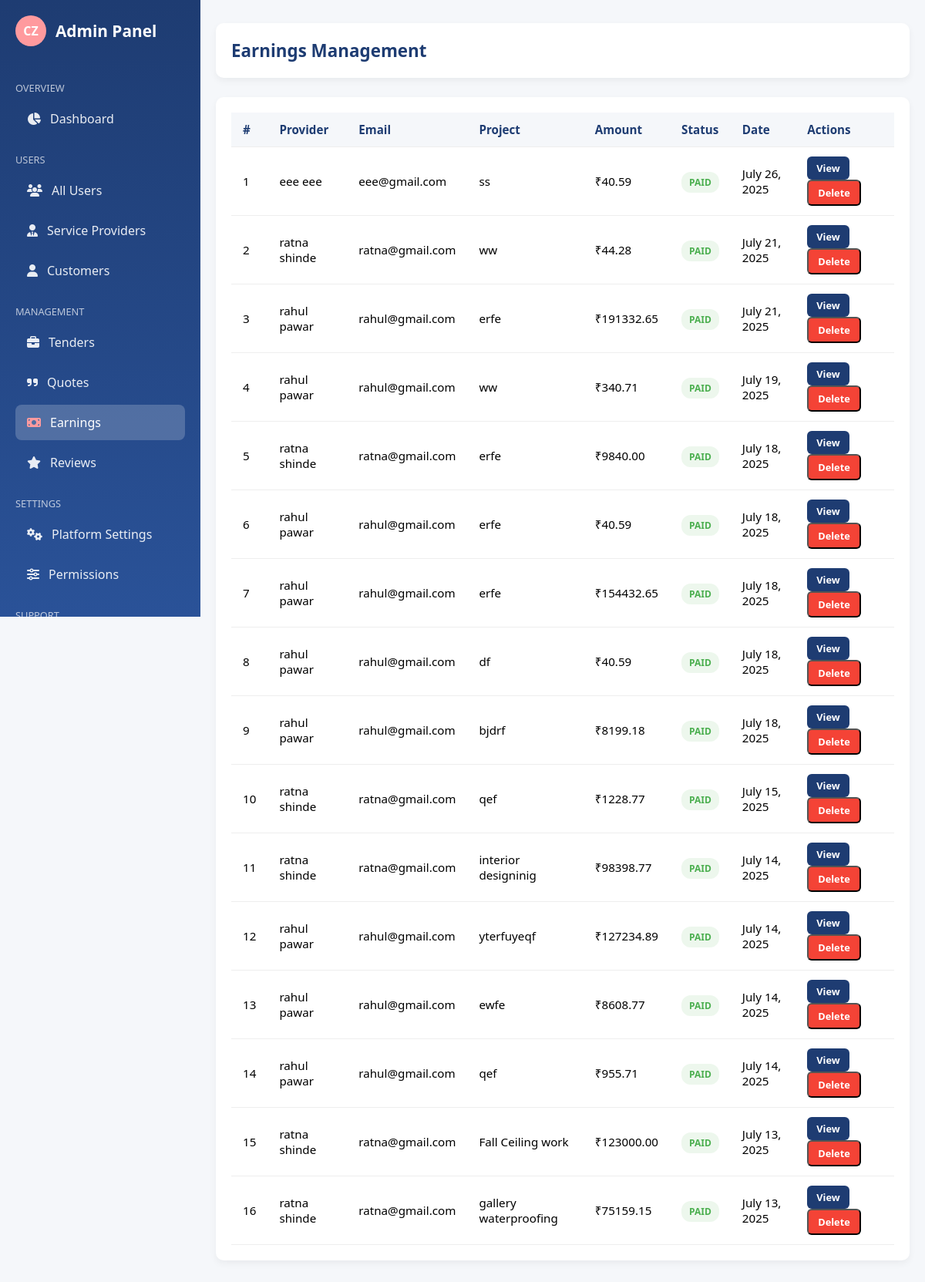
The app's page /admin_earnings/ (signed in) with its own data.
### CommissionZeroApp/models.py (models this page shows, shortened)
class Earning(models.Model):
    provider = models.ForeignKey(User, on_delete=models.CASCADE)
    amount = models.DecimalField(max_digits=10, decimal_places=2)
    project_name = models.CharField(max_length=255)
    client_name = models.CharField(max_length=255)
    status = models.CharField(max_length=20, choices=[('Paid', 'Paid'), ('Pending', 'Pending'), ('Failed', 'Failed')])
    date = models.DateField(auto_now_add=True)

### CommissionZeroApp/views.py (the view)
# urls.py: path('admin_earnings/', views.admin_earnings, name='admin_earnings'),
@role_required(['admin'])
@login_required
def admin_earnings(request):
    earnings = Earning.objects.all().order_by('-date')
    context = {
        'earnings': earnings
    }
    return render(request, 'CommissionZeroApp/admin/admin_earnings.html', context)

### CommissionZeroApp/context_processors.py (called while the page is built)
def provider_avg_rating(request):
    if request.user.is_authenticated and hasattr(request.user, 'role') and request.user.role == 'provider':
        avg_rating = Review.objects.filter(provider=request.user).aggregate(avg=Avg('rating'))['avg']
        return {'avg_rating': round(avg_rating or 0, 1)}
    return {}

### CommissionZeroApp/templates/CommissionZeroApp/admin/admin_earnings.html (shortened to what this page needs)
{% block content %}
{% load static %}
<!DOCTYPE html>
<html lang="en">
<head>
    <link rel="stylesheet" href="{% static 'css/admin/admin_earnings.css' %}">
    <link rel="stylesheet" href="https://cdnjs.cloudflare.com/ajax/libs/font-awesome/6.4.0/css/all.min.css">
</head>
<body>
{% include "sidebar_admin.html" %}
<div class="main-content">
    <div class="admin-navbar">
        <h2>Earnings Management</h2>
    </div>
    <div class="earnings-section">
        <table class="earnings-table">
            <thead>
                <tr>
                    <th>#</th>
                    <th>Provider</th>
                    <th>Email</th>
                    <th>Project</th>
                    <th>Amount</th>
                    <th>Status</th>
                    <th>Date</th>
                    <th>Actions</th>
                </tr>
            </thead>
            <tbody>
                {% for earning in earnings %}
                <tr>
                    <td>{{ forloop.counter }}</td>
                    <td>{{ earning.provider.get_full_name|default:earning.provider.username }}</td>
                    <td>{{ earning.provider.email }}</td>
                    <td>{{ earning.project_name }}</td>
                    <td>₹{{ earning.amount }}</td>
                    <td>
                        <span class="status {{ earning.status|lower }}">{{ earning.status }}</span>
                    </td>
                    <td>{{ earning.date }}</td>
                    <td>
                        <a href="{% url 'admin_earnings_detail' earning.provider.id %}" class="btn view">View</a>
                        <form method="POST" action="{% url 'delete_earning' earning.id %}" style="display:inline;" onsubmit="return confirm('Are you sure you want to delete this earning?');">
                            <button type="submit" class="btn delete">Delete</button>
                        </form>
                    </td>
                </tr>
                {% empty %}
                <tr><td colspan="8" style="text-align: center;">No earnings yet.</td></tr>
                {% endfor %}
            </tbody>
        </table>
    </div>
</div>
</body>
</html>
{% endblock %}

### static/css/admin/admin_earnings.css (style rules this page uses)
:root { --primary: #1e3c72; --secondary: #2a5298; --light: #f5f7fa; --dark: #2d2d2d; --success: #4caf50; --warning: #ffc107; --danger: #f44336; }
* { box-sizing: border-box; margin: 0; padding: 0; font-family: 'Segoe UI', sans-serif; }
body { background: var(--light); display: flex; min-height: 100vh; }
.main-content { margin-left: 260px; padding: 30px 20px 60px; width: 100%; }
.admin-navbar { background: white; padding: 20px; border-radius: 10px; box-shadow: 0 4px 10px rgba(0,0,0,0.05); margin-bottom: 25px; }
.admin-navbar h2 { font-size: 1.4rem; color: var(--primary); }
.earnings-section { background: white; padding: 20px; border-radius: 10px; box-shadow: 0 4px 10px rgba(0,0,0,0.05); overflow-x: auto; }
.earnings-table { width: 100%; border-collapse: collapse; min-width: 800px; }
.earnings-table th, .earnings-table td { text-align: left; padding: 12px 15px; border-bottom: 1px solid #eee; font-size: 0.95rem; }
.earnings-table th { background-color: var(--light); color: var(--primary); }
.status { padding: 5px 10px; border-radius: 12px; font-size: 0.75rem; font-weight: bold; text-transform: uppercase; }
.status.paid { background-color: rgba(76, 175, 80, 0.1); color: var(--success); }
.btn { display: inline-block; padding: 6px 12px; border-radius: 6px; text-decoration: none; font-size: 0.8rem; font-weight: 600; margin-right: 6px; transition: 0.3s; cursor: pointer; }
.btn.view { background: var(--primary); color: white; }
.btn.delete { background: var(--danger); color: white; }

### static/css/admin/sidebar_admin.css (style rules this page uses)
:root { --primary: #1e3c72; --secondary: #2a5298; --accent: #ff9a9e; --light: #f5f7fa; --sidebar-width: 260px; }

### records on screen
Earning: provider.get_full_name "eee eee", provider.email "eee@gmail.com", project_name "ss", amount "40.59", status "PAID", date "July 26, 2025"
Earning: provider.get_full_name "ratna shinde", provider.email "ratna@gmail.com", project_name "ww", amount "44.28", status "PAID", date "July 21, 2025"
Earning: provider.get_full_name "rahul pawar", provider.email "rahul@gmail.com", project_name "erfe", amount "191332.65", status "PAID", date "July 21, 2025"
Earning: provider.get_full_name "rahul pawar", provider.email "rahul@gmail.com", project_name "ww", amount "340.71", status "PAID", date "July 19, 2025"
Earning: provider.get_full_name "ratna shinde", provider.email "ratna@gmail.com", project_name "erfe", amount "9840.00", status "PAID", date "July 18, 2025"
Earning: provider.get_full_name "rahul pawar", provider.email "rahul@gmail.com", project_name "erfe", amount "40.59", status "PAID", date "July 18, 2025"
Earning: provider.get_full_name "rahul pawar", provider.email "rahul@gmail.com", project_name "erfe", amount "154432.65", status "PAID", date "July 18, 2025"
Earning: provider.get_full_name "rahul pawar", provider.email "rahul@gmail.com", project_name "df", amount "40.59", status "PAID", date "July 18, 2025"
Earning: provider.get_full_name "rahul pawar", provider.email "rahul@gmail.com", project_name "bjdrf", amount "8199.18", status "PAID", date "July 18, 2025"
Earning: provider.get_full_name "ratna shinde", provider.email "ratna@gmail.com", project_name "qef", amount "1228.77", status "PAID", date "July 15, 2025"
Earning: provider.get_full_name "ratna shinde", provider.email "ratna@gmail.com", project_name "interior designinig", amount "98398.77", status "PAID", date "July 14, 2025"
Earning: provider.get_full_name "rahul pawar", provider.email "rahul@gmail.com", project_name "yterfuyeqf", amount "127234.89", status "PAID", date "July 14, 2025"
Earning: provider.get_full_name "rahul pawar", provider.email "rahul@gmail.com", project_name "ewfe", amount "8608.77", status "PAID", date "July 14, 2025"
Earning: provider.get_full_name "rahul pawar", provider.email "rahul@gmail.com", project_name "qef", amount "955.71", status "PAID", date "July 14, 2025"
Earning: provider.get_full_name "ratna shinde", provider.email "ratna@gmail.com", project_name "Fall Ceiling work", amount "123000.00", status "PAID", date "July 13, 2025"
Earning: provider.get_full_name "ratna shinde", provider.email "ratna@gmail.com", project_name "gallery waterproofing", amount "75159.15", status "PAID", date "July 13, 2025"
